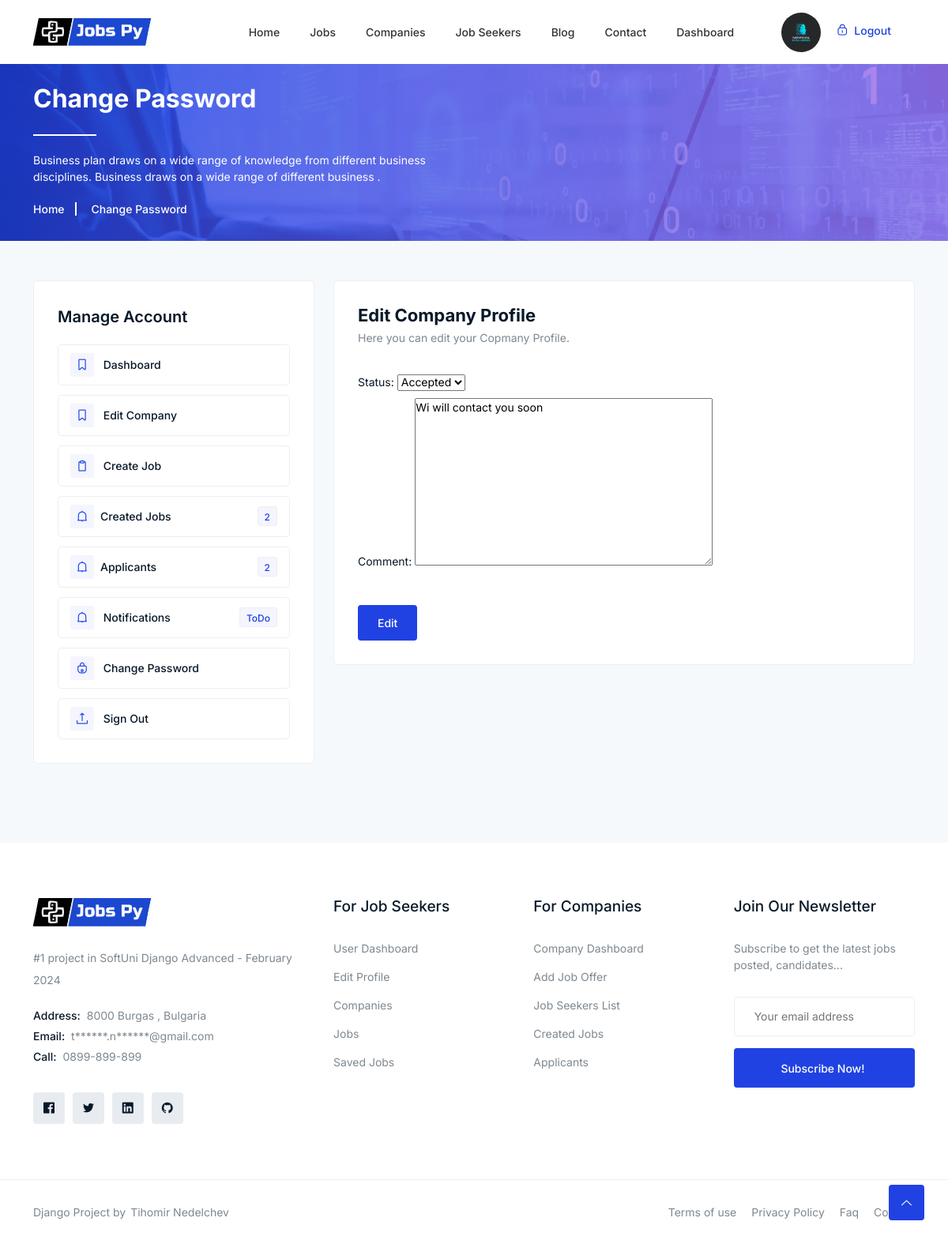
The page /company/change-status/1/ (signed in) on the database as committed earlier.
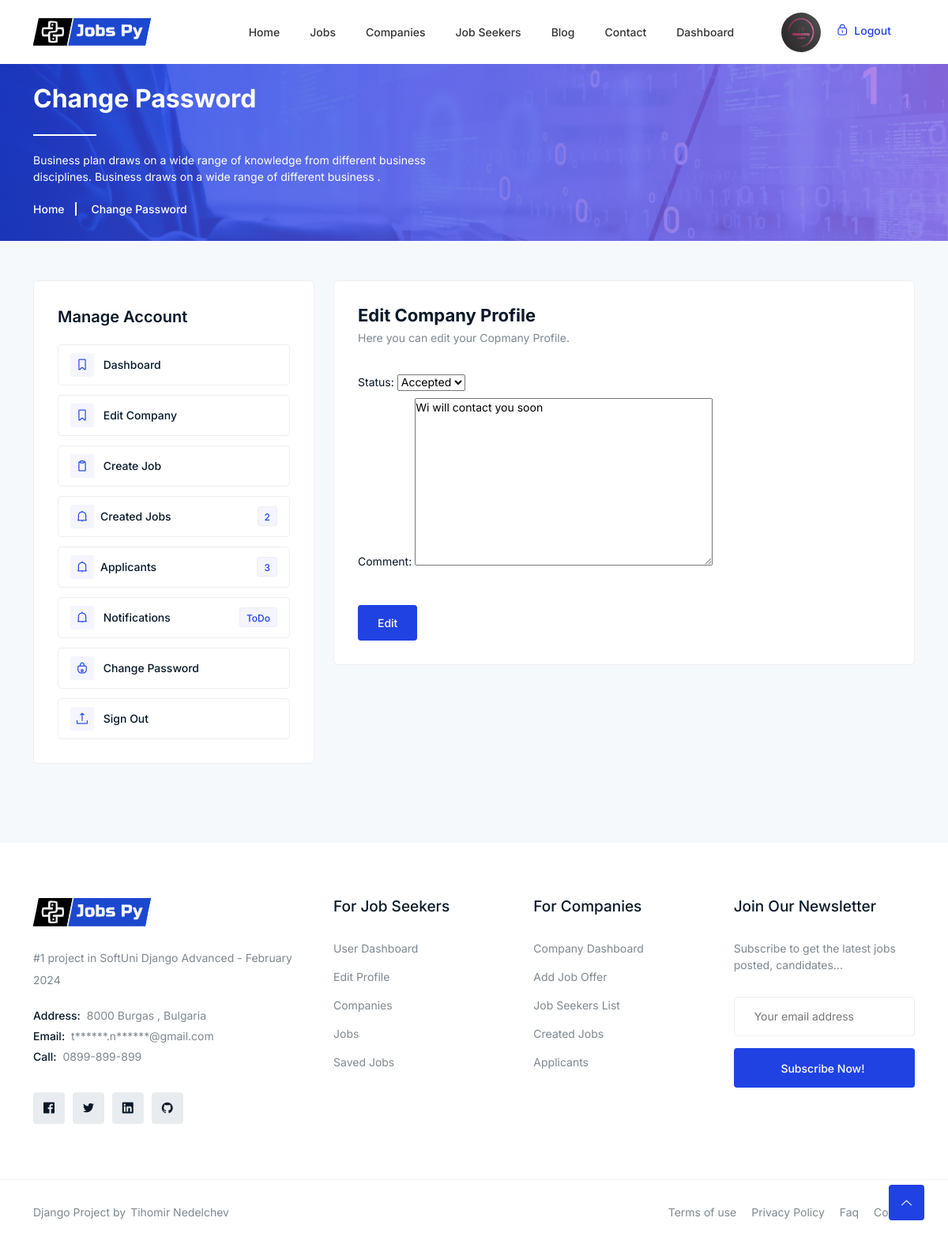
The same page on the database as committed later.
### jobsPy/accounts/models.py (models this page shows)
class Account(AbstractBaseUser, PermissionsMixin):
    username = None
    ROLE_CHOICES = (
        ('jobseeker', 'Job Seeker'),
        ('company', 'Company'),
    )
    role = models.CharField(max_length=10, choices=ROLE_CHOICES)
    date_joined = models.DateTimeField(auto_now_add=True)
    last_login = models.DateTimeField(auto_now_add=True)
    email = models.EmailField(max_length=100, unique=True, null=False, blank=False)
    USERNAME_FIELD = 'email'
    EMAIL_FIELD = 'email'
    REQUIRED_FIELDS = []
    objects = AccountModel()
    is_staff = models.BooleanField(default=False)

### jobsPy/company/models.py (models this page shows)
class CompanyProfile(models.Model):
    user = models.OneToOneField(UserModel, on_delete=models.CASCADE, primary_key=True, related_name="company")
    name = models.CharField(max_length=40, null=False, blank=False)
    description = RichTextField(null=False, blank=False)
    location = models.CharField(max_length=40, null=False, blank=False)
    phone = models.CharField(max_length=20, null=True, blank=True)
    address = models.CharField(null=False, blank=False, max_length=200)
    email = models.EmailField(max_length=254, null=False, blank=False)
    image = models.ImageField(null=True, blank=True, upload_to="company/image")
    website_url = models.URLField(max_length=200, null=True, blank=True)
    linkedin_url = models.URLField(max_length=200, null=True, blank=True)
    facebook_url = models.URLField(max_length=200, null=True, blank=True)
    employees = models.PositiveIntegerField(null=False, blank=False)
    foundation_year = models.PositiveIntegerField(null=False, blank=False)
    skills = models.ManyToManyField(Skills, related_name="Technologies")
    activated = models.BooleanField(default=False)
    @property
    def get_all_applicant(self):
        return Applicant.objects.filter(job__user=self.user, job__is_published=True).count()

### jobsPy/jobs/models.py (models this page shows, shortened)
class Job(models.Model):
    user = models.ForeignKey(UserModel,  on_delete=models.CASCADE)
    title = models.CharField(max_length=300)
    slug = models.SlugField(allow_unicode=True, max_length=100, unique=True)
    category = models.ForeignKey(Category,  on_delete=models.CASCADE)
    seniority = models.ForeignKey(Seniority, on_delete=models.SET_NULL, blank=True, null=True)
    description = RichTextField(null=False, blank=False)
    responsibilities = RichTextField(null=False, blank=False)
    benefits = RichTextField(null=True, blank=True)
    job_image = models.ImageField(null=True, blank=True, upload_to="jobs/image", default="images/default/default.jpg")
    vacancy = models.IntegerField(null=True, blank=True)
    location = models.CharField(max_length=300,)
    job_type = models.CharField(choices=JOB_TYPE, max_length=10)
    salary = models.CharField(max_length=30, blank=True)
    deadline = models.DateField()
    is_published = models.BooleanField(default=True)
    created_at = models.DateTimeField(auto_now_add=True)
    modified_at = models.DateTimeField(auto_now=True)
    needed_skills = models.ManyToManyField(Skills, related_name="needed_skills")

### jobsPy/jobs/views.py (the view, shortened to what this page needs)
# urls.py: path('change-status/<int:pk>/', ChangeStatus.as_view(), name="change-status"),
class ChangeStatus(UpdateView):
    model = Applicant
    template_name = "jobs/change_status.html"
    form_class = ChangeStatus

### jobsPy/jobs/forms.py
class ChangeStatus(ModelForm):
    class Meta:
        model = Applicant
        fields = ["status", "comment"]
    status = ChoiceField(choices=statusChoice)

### templates/jobs/change_status.html (shortened to what this page needs)
{% extends 'base.html' %}
{% load static %}
{% block main_content %}
    <div class="breadcrumbs overlay">
        <div class="container">
            <div class="row">
                <div class="col-12">
                    <div class="breadcrumbs-content">
                        <h1 class="page-title">Change Password</h1>
                        <p>Business plan draws on a wide range of knowledge from different business<br> disciplines.
                            Business draws on a wide range of different business .</p>
                    </div>
                    <ul class="breadcrumb-nav">
                        <li><a href="index.html">Home</a></li>
                        <li>Change Password</li>
                    </ul>
                </div>
            </div>
        </div>
    </div>
    <div class="change-password section">
        <div class="container">
            <div class="alerts-inner">
                <div class="row">
                    {% include "company/company-menu.html" %}
                    <div class="col-lg-8">
                        <div class="password-content">
                            <h3>Edit Company Profile</h3>
                            <p>Here you can edit your Copmany Profile.</p>
                            <form method="post" action="{% url 'change-status' object.pk %}" enctype="multipart/form-data">
                                <div class="row">
                                {{ form.as_p }}
                                    <div class="col-lg-12">
                                        <div class="button">
                                            <button class="btn">Edit</button>
                                        </div>
                                    </div>
                                </div>
                            </form>
                        </div>
                    </div>
                </div>
            </div>
        </div>
    </div>
 {% endblock %}

### templates/base.html (shortened to what the changed rows need)
{% load static %}
{% load socialaccount %}
<!DOCTYPE html>
<html class="no-js" lang="zxx">
<head>
    <link rel="stylesheet" href="{% static '/css/bootstrap.min.css' %}" />
    <link rel="stylesheet" href="{% static '/css/LineIcons.2.0.css' %}" />
    <link rel="stylesheet" href="{% static '/css/animate.css' %}" />
    <link rel="stylesheet" href="{% static '/css/tiny-slider.css' %}" />
    <link rel="stylesheet" href="{% static '/css/glightbox.min.css' %}" />
    <link rel="stylesheet" href="{% static '/css/main.css' %}" />
    <link rel="stylesheet" href="{% static '/css/flaticon.css' %}" />
</head>
<body>
    <header class="header style4">
        <div class="navbar-area">
            <div class="container">
                <div class="row align-items-center">
                    <div class="col-lg-12">
                        <nav class="navbar navbar-expand-lg">
                            <div class="button">
                                {% if user.is_authenticated %}
                                {% if user.company.image %}
                                    <a href="{% url 'login_redirect_dashboard' %} "><img class="user-profile-small" src="{{ user.company.image.url }}" alt="Logo"></a>
                                {% elif user.jobseeker.profile_picture %}
                                    <a href="{% url 'login_redirect_dashboard' %} "><img class="user-profile-small" src="{{ user.jobseeker.profile_picture.url }}" alt="Logo"></a>
                                {% endif %}
                                {% else %}
                                <a href="{% url 'login' %}"   class="login"><i
                                        class="lni lni-lock-alt"></i> Login</a>
                                <a href="{% url 'registration' %}"  class="btn">Sign Up</a>
                                {% endif %}
                            </div>
                        </nav>
                    </div>
                </div>
            </div>
        </div>
    </header>
{% block main_content %}
{% endblock %}
</body>
</html>

### templates/company/company-menu.html (shortened to what this page needs)
                    <div class="col-lg-4 col-12">
                        <div class="dashbord-sidebar">
                            <ul>
                                <li class="heading">Manage Account</li>
                              <li><a class="{% if request.resolver_match.url_name == 'company-dashboard' %}active{% endif %}" href="{% url 'company-dashboard'  %}"><i class="lni lni-bookmark"></i> Dashboard </a></li>
                                <li><a class="" href="{% url 'edit-company-profile' request.user.id %}"><i class="lni lni-bookmark"></i> Edit Company </a></li>
                                <li><a class="{% if request.resolver_match.url_name == 'create_job' %}active{% endif %}"  href="{% url 'create_job' %}"><i class="lni lni-clipboard"></i> Create Job</a></li>
                                <li><a class="" href="{% url 'created-jobs' %}"><i class="lni lni-alarm"></i>Created Jobs <span class="notifi">{{ request.user.job_set.all|length }}</span></a></li>
                                <li><a class="" href="{% url 'jobs-applicants' %}"><i class="lni lni-alarm"></i>Applicants <span class="notifi">{{ request.user.company.get_all_applicant }}</span></a></li>
                                <li><a  href="#"><i class="lni lni-alarm"></i> Notifications <span
                                            class="notifi">ToDo</span></a></li>
                                <li><a href="{% url 'change-password' %}"><i class="lni lni-lock"></i> Change Password</a></li>
                                <li><a href="{% url 'sing-out' %}"><i class="lni lni-upload"></i> Sign Out</a></li>
                            </ul>
                        </div>
                    </div>

Rows that differ between the two databases and show on the page:
changed Account: company.image: a different picture; user.company.get_all_applicant "2" → "3"
